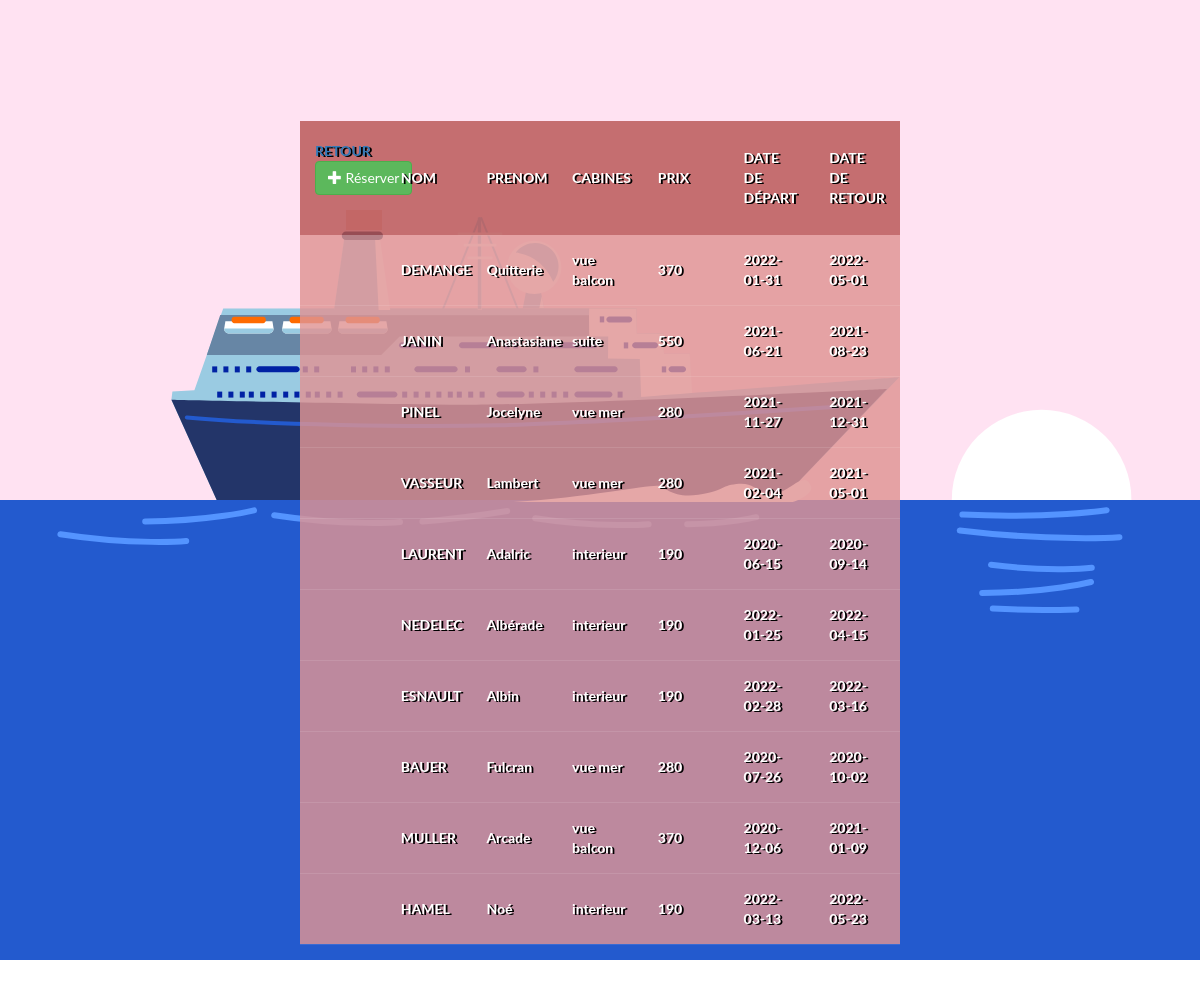
The page /PHP/html/index.php on the database as committed earlier.
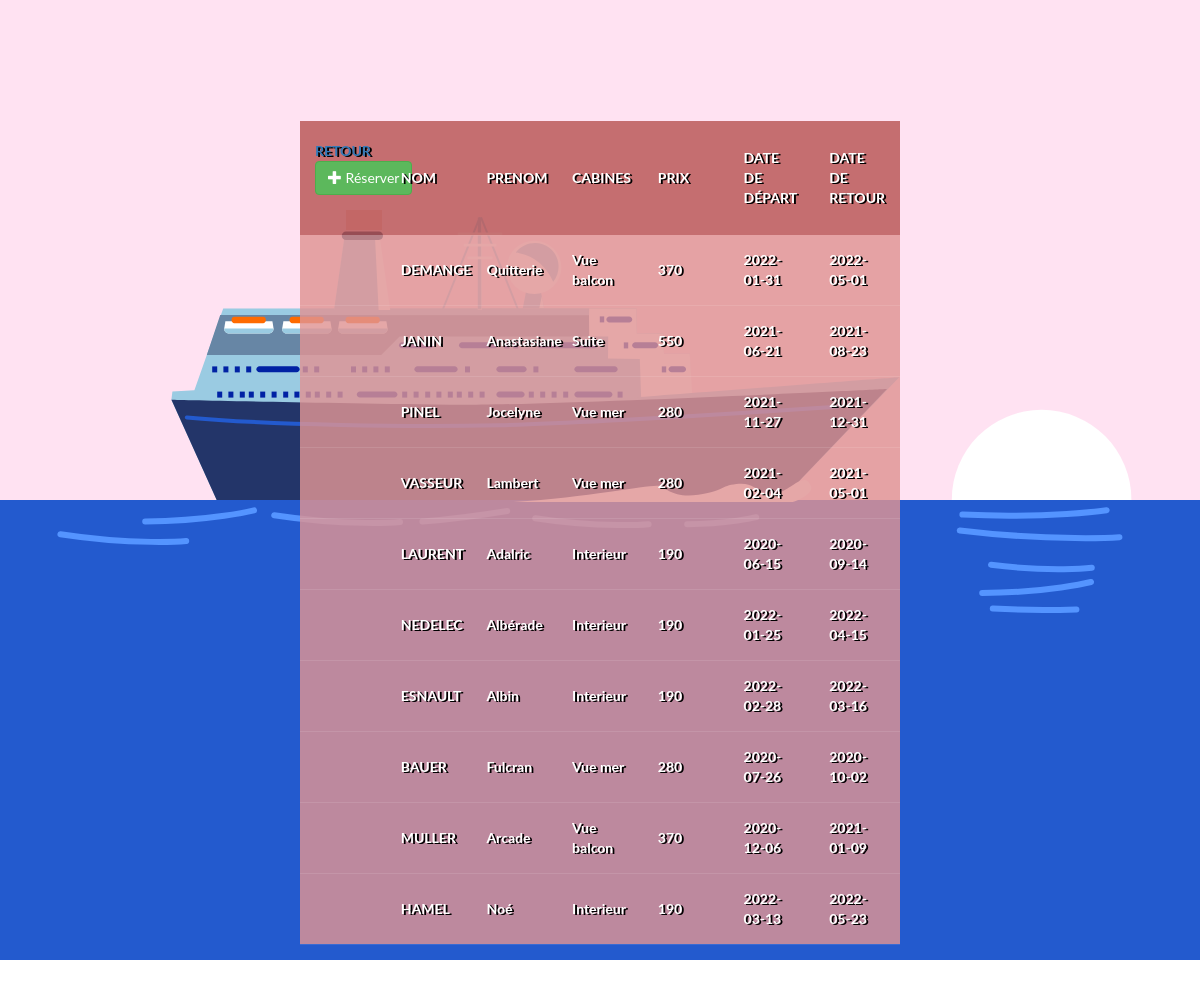
The same page on the database as committed later.
### tables this page shows
CREATE TABLE Reservations(
	id_reservation INTEGER not null,
	date_debut DATE not null,
	date_fin DATE not null CHECK (date_fin > date_debut),
	h_reservation TIME not null,

	id_client INTEGER,

	CONSTRAINT pk_reservation primary key (id_reservation)

	CONSTRAINT fk_reservation
	FOREIGN KEY (id_client) REFERENCES Clients(id_client)

);

CREATE TABLE Rangs(
	id_rang INTEGER not null,
	type_rang VARCHAR(20) not null CHECK (type_rang = 'Interieur' OR type_rang ='Vue mer' OR type_rang = 'Vue balcon' OR type_rang = 'Suite'),
	prix INT CHECK (prix > 0),

	CONSTRAINT pk_rang primary key (id_rang)


);

CREATE TABLE Clients (
	id_client INTEGER not null,
	nom VARCHAR(30) not null,
	prenom VARCHAR(30) not null, 
	age INT not null, 
	sexe VARCHAR(5) not null CHECK (sexe = 'homme' or sexe = 'femme'),

	id_rang INT,

	CONSTRAINT pk_client primary key (id_client)

	CONSTRAINT fk_client
	FOREIGN KEY (id_rang) REFERENCES Rangs(id_rang)
	
);

### PHP/html/index.php (the view, shortened to what this page needs)
<!DOCTYPE html>
<html lang="en">
	<head>
		<link rel="stylesheet" type="text/css" href="../css/bootstrap.css"/>
		<link rel="stylesheet" type="text/css" href="../css/tables.css"/>
	</head>
<body>
<div style="width:device-width; margin-top: -20%;">
</div>
        <table cellpadding="0" cellspacing="0" border="0">
            <thead>
                <tr>
                    <th><a href="http://localhost:1234/html/main.html">Retour</a><button type="button" class="btn btn-success" data-toggle="modal" data-target="#form_modal"><span class="glyphicon glyphicon-plus"></span> Réserver</button>
		<br/><br/></th>
					<th>Nom</th>
					<th>Prenom</th>
                    <th>Cabines</th>
                    <th>Prix</th>
					<th>Date de départ</th>
					<th>Date de retour</th>
				</tr>
			</thead>
				<?php
					require 'conn.php';
					$query = $conn->prepare("SELECT nom, prenom, type_rang, prix, date_debut, date_fin FROM Reservations JOIN Clients on Reservations.id_client = Clients.id_client JOIN Rangs ON Clients.id_rang = Rangs.id_rang ORDER BY 'nom' ASC");
					$query->execute();
					while($fetch = $query->fetch()){
				?>
				<tr>
                    <td></td>
					<td><?php echo $fetch['nom']?></td>
					<td><?php echo $fetch['prenom']?></td>
                    <td><?php echo $fetch['type_rang']?></td>
					<td><?php echo $fetch['prix']?></td>
					<td><?php echo $fetch['date_debut']?></td>
					<td><?php echo $fetch['date_fin']?></td>
				</tr>
				<?php
					}
				?>
		</table>
</body>
</html>

Rows that differ between the two databases and show on the page:
changed through a linked row, reservations "DEMANGE": rangs.type_rang "vue balcon" → "Vue balcon"
changed through a linked row, reservations "JANIN": rangs.type_rang "suite" → "Suite"
changed through a linked row, reservations "PINEL": rangs.type_rang "vue mer" → "Vue mer"
changed through a linked row, reservations "VASSEUR": rangs.type_rang "vue mer" → "Vue mer"
changed through a linked row, reservations "LAURENT": rangs.type_rang "interieur" → "Interieur"
changed through a linked row, reservations "NEDELEC": rangs.type_rang "interieur" → "Interieur"
changed through a linked row, reservations "ESNAULT": rangs.type_rang "interieur" → "Interieur"
changed through a linked row, reservations "BAUER": rangs.type_rang "vue mer" → "Vue mer"
changed through a linked row, reservations "MULLER": rangs.type_rang "vue balcon" → "Vue balcon"
changed through a linked row, reservations "HAMEL": rangs.type_rang "interieur" → "Interieur"
